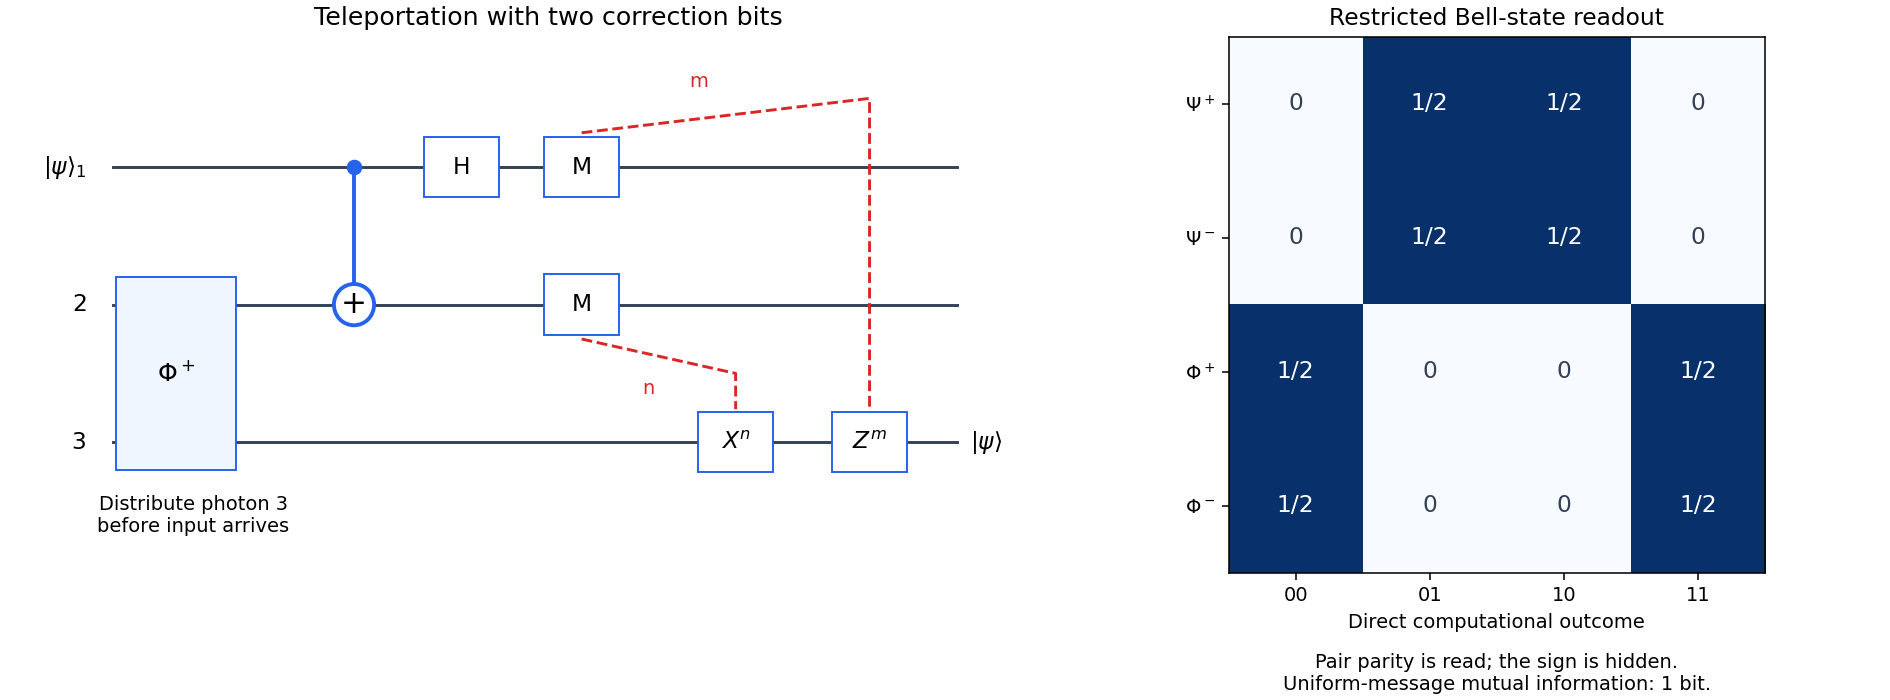

Python code for this plot:
"""Original teleportation and Bell-readout plots; Python 3.14, NumPy 2.3.5, Matplotlib 3.10.7."""
from pathlib import Path
import numpy as np
import matplotlib
matplotlib.use('Agg')
import matplotlib.pyplot as plt
from matplotlib.patches import Rectangle, Circle

fig, axs=plt.subplots(1,2,figsize=(13.5,5.0),layout='constrained',facecolor='white',gridspec_kw={'width_ratios':[1.4,1]})
a=axs[0]
for y in [0,-1,-2]:a.plot([.7,7],[y,y],color='#334155')
for y,t in [(0,r'$|\psi\rangle_1$'),(-1,r'$2$'),(-2,r'$3$')]:a.text(.5,y,t,ha='right',va='center',fontsize=12)
a.add_patch(Rectangle((.72,-2.2),.9,1.4,facecolor='#eff6ff',edgecolor='#2563eb',zorder=3));a.text(1.17,-1.5,r'$\Phi^+$',ha='center',va='center',fontsize=13)
a.text(1.3,-2.65,'Distribute photon 3\nbefore input arrives',ha='center',fontsize=10)
a.plot([2.5,2.5],[0,-1],color='#2563eb',lw=2);a.plot(2.5,0,'o',color='#2563eb',ms=7);a.add_patch(Circle((2.5,-1),.15,facecolor='white',edgecolor='#2563eb',lw=2,zorder=3));a.text(2.5,-1,'+',ha='center',va='center',fontsize=16,zorder=4)
def box(x,y,t,col='#2563eb'):
    a.add_patch(Rectangle((x-.28,y-.22),.56,.44,facecolor='white',edgecolor=col,zorder=3));a.text(x,y,t,ha='center',va='center',fontsize=12,zorder=4)
box(3.3,0,'H');box(4.2,0,'M');box(4.2,-1,'M');box(5.35,-2,r'$X^n$');box(6.35,-2,r'$Z^m$')
a.plot([4.2,6.35,6.35],[.25,.5,-1.76],ls='--',color='#dc2626',lw=1.5);a.text(5,.58,'m',color='#dc2626')
a.plot([4.2,5.35,5.35],[-1.25,-1.5,-1.76],ls='--',color='#dc2626',lw=1.5);a.text(4.65,-1.65,'n',color='#dc2626')
a.text(7.1,-2,r'$|\psi\rangle$',ha='left',va='center',fontsize=12);a.set_title('Teleportation with two correction bits',fontsize=13);a.set(xlim=(-.1,8),ylim=(-2.95,.95));a.axis('off')
b=axs[1];data=np.array([[0,.5,.5,0],[0,.5,.5,0],[.5,0,0,.5],[.5,0,0,.5]])
b.imshow(data,vmin=0,vmax=.5,cmap='Blues',aspect='equal')
b.set(xticks=range(4),xticklabels=['00','01','10','11'],yticks=range(4),yticklabels=[r'$\Psi^+$',r'$\Psi^-$',r'$\Phi^+$',r'$\Phi^-$'],xlabel='Direct computational outcome',title='Restricted Bell-state readout')
for i in range(4):
 for j in range(4):b.text(j,i,'1/2' if data[i,j] else '0',ha='center',va='center',color='white' if data[i,j] else '#334155',fontsize=12)
b.text(1.5,4.1,'Pair parity is read; the sign is hidden.\nUniform-message mutual information: 1 bit.',ha='center',va='top',fontsize=10)
fig.savefig(Path.cwd()/Path(__file__).with_suffix('.png').name,dpi=140,facecolor='white')
